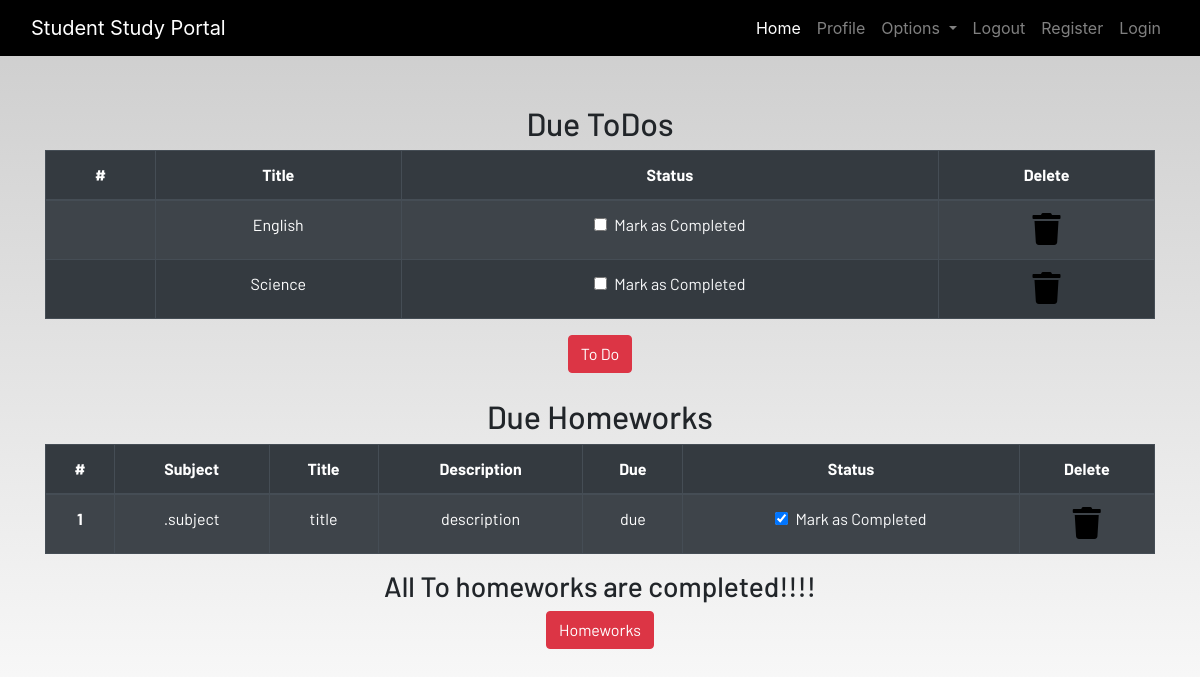
The app's page /profile/ (signed in), older data.
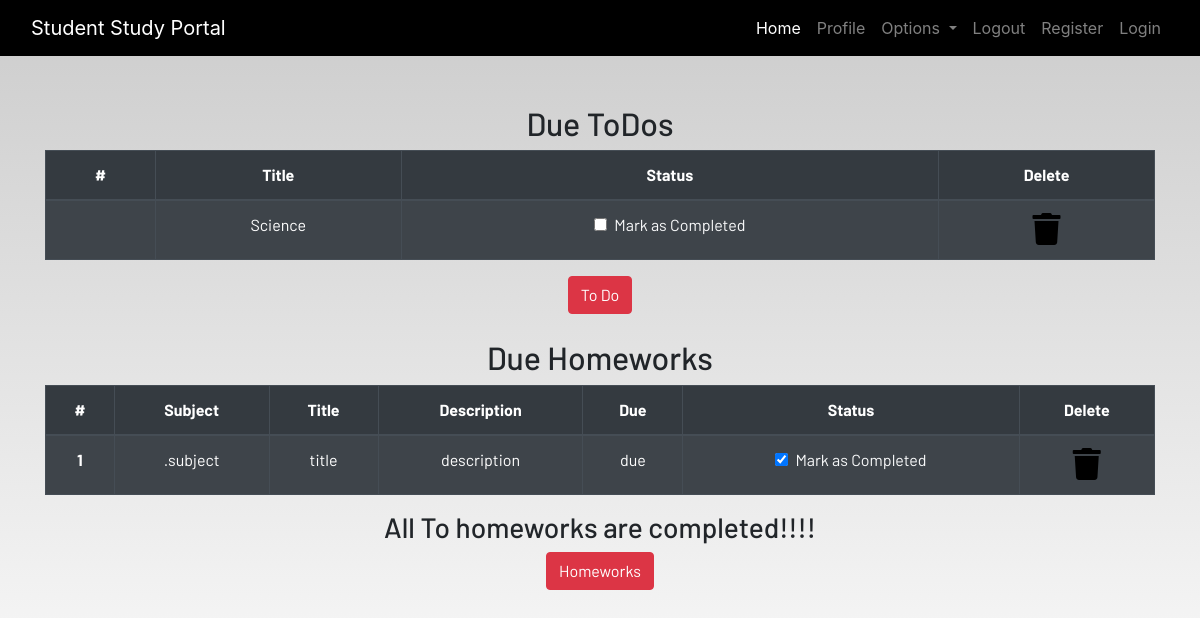
The same page, newer data.
### dashboard/models.py (models this page shows, shortened)
class TODO(models.Model):
    user = models.ForeignKey(User, on_delete=models.CASCADE)
    title = models.CharField(max_length=100)
    is_finished = models.BooleanField(default=False)
    class Meta:
        verbose_name_plural = "to do"

### dashboard/views.py (the view)
# urls.py: path('profile/', dash_views.profile, name='profile' ),
def profile(request):
    homeworks = HomeWork.objects.filter(is_finished = False, user = request.user)
    todos = TODO.objects.filter(is_finished = False, user = request.user)
    if len(homeworks) == 0:
        homework_done = True
    else:
        homework_done = False
    if len(todos) == 0:
        todos_done = True
    else:
        todos_done= False
    context = {
        'homeworks':homeworks,
        'homework_done':homework_done,
        'todos':todos,
        'todos_done':todos_done,
    }
    return render(request, 'dashboard/profile.html', context)

### dashboard/templates/dashboard/profile.html
{% extends 'dashboard/base.html' %}
{% load static %}
{% load crispy_forms_tags%}
{% block content %}
<section class="text-center">
    {% if not todos_done %}
    <div class="container">
        <h2>Due ToDos</h2>
        <table class="table table-striped table-bordered table-hover table-dark">
            <thead>
                <tr>
                    <th scope="col">#</th>
                    <th scope="col">Title</th>
                    <th scope="col">Status</th>
                    <th scope="col">Delete</th>
                </tr>
            </thead>
            <tbody>
                {% for todo in todos %}
                <tr>
                    <th scope="row">{{forloop.contuer}}</th>
                    <td>{{todo.title}}</td>
                    <td>
                        <a href="{% url 'dashboard_app:to_do' todo.id %}">
                            <div class="form-check">
                                {% if todo.is_finished == True %}
                                <input class="form-check-input" type="checkbox" value="" checked id=2>
                                {% else %}
                                <input class="form-check-input" type="checkbox" value="" >
                                {% endif %}
                                <label class="form-check-label text-light" for="flexCheckDefault">
                                    Mark as Completed
                                </label>
                            </div>
                        </a>
                    </td>
                    <td><a href="{% url 'dashboard_app:delete_todo' todo.id %}"><i class="fa fa-trash fa-2x"></i></a></td>
                </tr>
                {% endfor %}
            </tbody>
        </table>
        {% else %}
        <h3>All To dos are completed!!!!</h3>
        {% endif %}
        <a href="{% url 'dashboard_app:to_do' todo.id %}" class="btn btn-danger">To Do</a>
        <br><br>
        <h2>Due Homeworks</h2>
        <table class="table table-striped table-bordered table-hover table-dark">
            <thead>
                <tr>
                    <th scope="col">#</th>
                    <th scope="col">Subject</th>
                    <th scope="col">Title</th>
                    <th scope="col">Description</th>
                    <th scope="col">Due</th>
                    <th scope="col">Status</th>
                    <th scope="col">Delete</th>
                </tr>
            </thead>
            <tbody>
                <tr>
                    <th scope="row">1</th>
                    <td>.subject</td>
                    <td>title</td>
                    <td>description</td>
                    <td>due</td>
                    <td>
                        <a href="#">
                            <div class="form-check">
                                <input class="form-check-input" type="checkbox" value="" checked id=2>
                                <label class="form-check-label text-light" for="flexCheckDefault">
                                    Mark as Completed
                                </label>
                            </div>
                        </a>
                    </td>
                    <td><a href="#"><i class="fa fa-trash fa-2x"></i></a></td>
                </tr>
            </tbody>
        </table>
        <h3>All To homeworks are completed!!!!</h3>
        <a href="#" class="btn btn-danger">Homeworks</a>
    </div>
</section>
{% endblock content %}

Row changes from the older to the newer data that the page shows:
no longer on this page (row edited): TODO: title "English"
